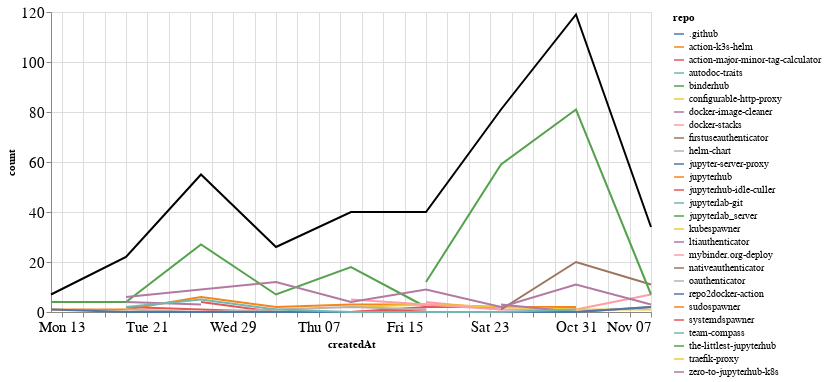

The cell this chart's notebook holds for it:
### Markdown cell above
### Comments

### Code cell
comments_time = comments.groupby('repo').resample('W', on='createdAt').count()['author'].reset_index()
comments_time = comments_time.rename(columns={'author': 'count'})
comments_time_total = comments_time.groupby('createdAt').agg({"count": "sum"}).reset_index()
ch1 = alt.Chart(comments_time, width=600).mark_line().encode(
    x='createdAt',
    y='count',
    color='repo',
    tooltip="repo"
)

ch2 = alt.Chart(comments_time_total, width=600).mark_line(color="black").encode(
    x='createdAt',
    y='count',
)

ch1 + ch2

### Figure 1 — Vega-Lite specification as saved in the notebook (floating-point values rounded to 4 significant figures)
{"config": {"axisLeft": {"labelFontSize": 15}, "axisBottom": {"labelFontSize": 15}}, "layer": [{"data": {"name": "data-d8ba93486eec246ee5874a36112712cd"}, "mark": "line", "encoding": {"color": {"type": "nominal", "field": "repo"}, "tooltip": {"type": "nominal", "field": "repo"}, "x": {"type": "temporal", "field": "createdAt"}, "y": {"type": "quantitative", "field": "count"}}, "width": 600}, {"data": {"name": "data-88e99262a55e0e1a49f7ec793e4ece5d"}, "mark": {"type": "line", "color": "black"}, "encoding": {"x": {"type": "temporal", "field": "createdAt"}, "y": {"type": "quantitative", "field": "count"}}, "width": 600}], "$schema": "https://vega.github.io/schema/vega-lite/v4.8.1.json", "datasets": {"data-d8ba93486eec246ee5874a36112712cd": [{"repo": ".github", "createdAt": "2021-10-24T00:00:00", "count": 1}, {"repo": "action-k3s-helm", "createdAt": "2021-10-10T00:00:00", "count": 5}, {"repo": "action-major-minor-tag-calculator", "createdAt": "2021-09-26T00:00:00", "count": 4}, {"repo": "action-major-minor-tag-calculator", "createdAt": "2021-10-03T00:00:00", "count": 0}, {"repo": "action-major-minor-tag-calculator", "createdAt": "2021-10-10T00:00:00", "count": 0}, {"repo": "action-major-minor-tag-calculator", "createdAt": "2021-10-17T00:00:00", "count": 1}, {"repo": "autodoc-traits", "createdAt": "2021-10-24T00:00:00", "count": 1}, {"repo": "binderhub", "createdAt": "2021-09-12T00:00:00", "count": 4}, {"repo": "binderhub", "createdAt": "2021-09-19T00:00:00", "count": 4}, {"repo": "binderhub", "createdAt": "2021-09-26T00:00:00", "count": 27}, {"repo": "binderhub", "createdAt": "2021-10-03T00:00:00", "count": 7}, {"repo": "binderhub", "createdAt": "2021-10-10T00:00:00", "count": 18}, {"repo": "binderhub", "createdAt": "2021-10-17T00:00:00", "count": 2}, {"repo": "configurable-http-proxy", "createdAt": "2021-09-19T00:00:00", "count": 2}, {"repo": "docker-image-cleaner", "createdAt": "2021-09-19T00:00:00", "count": 4}, {"repo": "docker-image-cleaner", "createdAt": "2021-09-26T00:00:00", "count": 3}, {"repo": "docker-stacks", "createdAt": "2021-10-17T00:00:00", "count": 4}, {"repo": "docker-stacks", "createdAt": "2021-10-24T00:00:00", "count": 1}, {"repo": "docker-stacks", "createdAt": "2021-10-31T00:00:00", "count": 1}, {"repo": "docker-stacks", "createdAt": "2021-11-07T00:00:00", "count": 7}, {"repo": "firstuseauthenticator", "createdAt": "2021-10-31T00:00:00", "count": 2}, {"repo": "helm-chart", "createdAt": "2021-10-10T00:00:00", "count": 1}, {"repo": "jupyter-server-proxy", "createdAt": "2021-11-07T00:00:00", "count": 1}, {"repo": "jupyterhub", "createdAt": "2021-09-12T00:00:00", "count": 1}, {"repo": "jupyterhub", "createdAt": "2021-09-19T00:00:00", "count": 1}, {"repo": "jupyterhub", "createdAt": "2021-09-26T00:00:00", "count": 6}, {"repo": "jupyterhub", "createdAt": "2021-10-03T00:00:00", "count": 2}, {"repo": "jupyterhub", "createdAt": "2021-10-10T00:00:00", "count": 3}, {"repo": "jupyterhub", "createdAt": "2021-10-17T00:00:00", "count": 3}, {"repo": "jupyterhub", "createdAt": "2021-10-24T00:00:00", "count": 2}, {"repo": "jupyterhub", "createdAt": "2021-10-31T00:00:00", "count": 2}, {"repo": "jupyterhub-idle-culler", "createdAt": "2021-09-19T00:00:00", "count": 2}, {"repo": "jupyterhub-idle-culler", "createdAt": "2021-09-26T00:00:00", "count": 1}, {"repo": "jupyterhub-idle-culler", "createdAt": "2021-10-03T00:00:00", "count": 0}, {"repo": "jupyterhub-idle-culler", "createdAt": "2021-10-10T00:00:00", "count": 0}, {"repo": "jupyterhub-idle-culler", "createdAt": "2021-10-17T00:00:00", "count": 2}, {"repo": "jupyterhub-idle-culler", "createdAt": "2021-10-24T00:00:00", "count": 2}, {"repo": "jupyterlab-git", "createdAt": "2021-10-03T00:00:00", "count": 2}, {"repo": "jupyterlab_server", "createdAt": "2021-10-03T00:00:00", "count": 1}, {"repo": "kubespawner", "createdAt": "2021-10-10T00:00:00", "count": 2}, {"repo": "kubespawner", "createdAt": "2021-10-17T00:00:00", "count": 3}, {"repo": "kubespawner", "createdAt": "2021-10-24T00:00:00", "count": 2}, {"repo": "kubespawner", "createdAt": "2021-10-31T00:00:00", "count": 1}, {"repo": "kubespawner", "createdAt": "2021-11-07T00:00:00", "count": 1}, {"repo": "ltiauthenticator", "createdAt": "2021-10-24T00:00:00", "count": 3}, {"repo": "ltiauthenticator", "createdAt": "2021-10-31T00:00:00", "count": 0}, {"repo": "ltiauthenticator", "createdAt": "2021-11-07T00:00:00", "count": 2}, {"repo": "mybinder.org-deploy", "createdAt": "2021-10-10T00:00:00", "count": 5}, {"repo": "mybinder.org-deploy", "createdAt": "2021-10-17T00:00:00", "count": 3}, {"repo": "mybinder.org-deploy", "createdAt": "2021-10-24T00:00:00", "count": 1}, {"repo": "nativeauthenticator", "createdAt": "2021-10-24T00:00:00", "count": 1}, {"repo": "nativeauthenticator", "createdAt": "2021-10-31T00:00:00", "count": 20}, {"repo": "nativeauthenticator", "createdAt": "2021-11-07T00:00:00", "count": 11}, {"repo": "oauthenticator", "createdAt": "2021-09-19T00:00:00", "count": 1}, {"repo": "oauthenticator", "createdAt": "2021-09-26T00:00:00", "count": 0}, {"repo": "oauthenticator", "createdAt": "2021-10-03T00:00:00", "count": 1}, {"repo": "oauthenticator", "createdAt": "2021-10-10T00:00:00", "count": 2}, {"repo": "oauthenticator", "createdAt": "2021-10-17T00:00:00", "count": 1}, {"repo": "repo2docker-action", "createdAt": "2021-09-12T00:00:00", "count": 1}, {"repo": "repo2docker-action", "createdAt": "2021-09-19T00:00:00", "count": 0}, {"repo": "repo2docker-action", "createdAt": "2021-09-26T00:00:00", "count": 0}, {"repo": "repo2docker-action", "createdAt": "2021-10-03T00:00:00", "count": 0}, {"repo": "repo2docker-action", "createdAt": "2021-10-10T00:00:00", "count": 0}, {"repo": "repo2docker-action", "createdAt": "2021-10-17T00:00:00", "count": 0}, {"repo": "repo2docker-action", "createdAt": "2021-10-24T00:00:00", "count": 0}, {"repo": "repo2docker-action", "createdAt": "2021-10-31T00:00:00", "count": 0}, {"repo": "repo2docker-action", "createdAt": "2021-11-07T00:00:00", "count": 2}, {"repo": "sudospawner", "createdAt": "2021-09-12T00:00:00", "count": 1}, {"repo": "systemdspawner", "createdAt": "2021-10-24T00:00:00", "count": 3}, {"repo": "team-compass", "createdAt": "2021-09-19T00:00:00", "count": 2}, {"repo": "team-compass", "createdAt": "2021-09-26T00:00:00", "count": 5}, {"repo": "team-compass", "createdAt": "2021-10-03T00:00:00", "count": 1}, {"repo": "team-compass", "createdAt": "2021-10-10T00:00:00", "count": 0}, {"repo": "team-compass", "createdAt": "2021-10-17T00:00:00", "count": 0}, {"repo": "team-compass", "createdAt": "2021-10-24T00:00:00", "count": 0}, {"repo": "team-compass", "createdAt": "2021-10-31T00:00:00", "count": 1}, {"repo": "the-littlest-jupyterhub", "createdAt": "2021-10-17T00:00:00", "count": 12}, {"repo": "the-littlest-jupyterhub", "createdAt": "2021-10-24T00:00:00", "count": 59}, {"repo": "the-littlest-jupyterhub", "createdAt": "2021-10-31T00:00:00", "count": 81}, {"repo": "the-littlest-jupyterhub", "createdAt": "2021-11-07T00:00:00", "count": 7}, {"repo": "traefik-proxy", "createdAt": "2021-10-24T00:00:00", "count": 3}, {"repo": "zero-to-jupyterhub-k8s", "createdAt": "2021-09-19T00:00:00", "count": 6}, {"repo": "zero-to-jupyterhub-k8s", "createdAt": "2021-09-26T00:00:00", "count": 9}, {"repo": "zero-to-jupyterhub-k8s", "createdAt": "2021-10-03T00:00:00", "count": 12}, {"repo": "zero-to-jupyterhub-k8s", "createdAt": "2021-10-10T00:00:00", "count": 4}, {"repo": "zero-to-jupyterhub-k8s", "createdAt": "2021-10-17T00:00:00", "count": 9}, {"repo": "zero-to-jupyterhub-k8s", "createdAt": "2021-10-24T00:00:00", "count": 2}, {"repo": "zero-to-jupyterhub-k8s", "createdAt": "2021-10-31T00:00:00", "count": 11}, {"repo": "zero-to-jupyterhub-k8s", "createdAt": "2021-11-07T00:00:00", "count": 3}], "data-88e99262a55e0e1a49f7ec793e4ece5d": [{"createdAt": "2021-09-12T00:00:00", "count": 7}, {"createdAt": "2021-09-19T00:00:00", "count": 22}, {"createdAt": "2021-09-26T00:00:00", "count": 55}, {"createdAt": "2021-10-03T00:00:00", "count": 26}, {"createdAt": "2021-10-10T00:00:00", "count": 40}, {"createdAt": "2021-10-17T00:00:00", "count": 40}, {"createdAt": "2021-10-24T00:00:00", "count": 81}, {"createdAt": "2021-10-31T00:00:00", "count": 119}, {"createdAt": "2021-11-07T00:00:00", "count": 34}]}}
